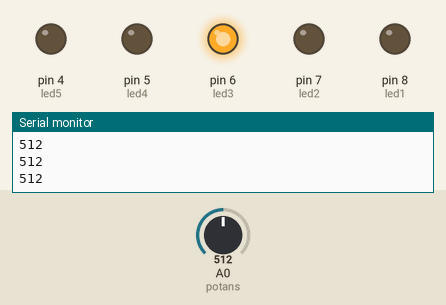
Bench run of a sketch on a simulated Arduino Uno, built with avr-gcc and run on an emulated ATmega328P. Parts: output pins drawn as LEDs (lit = HIGH), the last lines printed to the serial monitor. The test bench sets the inputs (shaded band); at power-on: A0 (potans) = 512.

Above: at 1.2 s.
1.3 s: A0 (potans) set to 501
At 2.0 s:
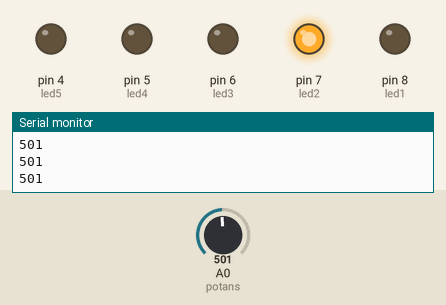
2.8 s: A0 (potans) set to 264
4.3 s: A0 (potans) set to 246
At 5.1 s:
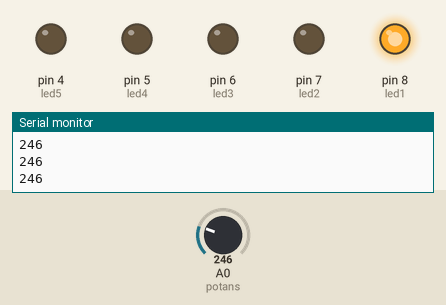
5.8 s: A0 (potans) set to 900
At 6.6 s:
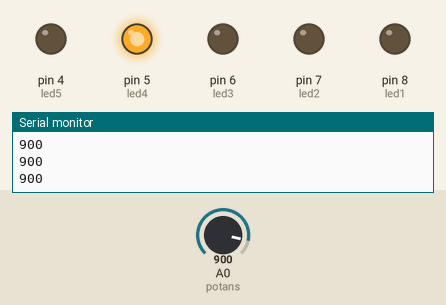
7.3 s: A0 (potans) set to 1012
8.8 s: A0 (potans) set to 1023
At 10.3 s:
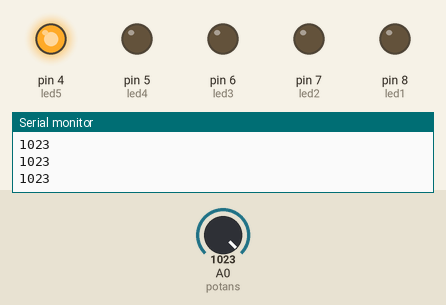
Timing chart, 0 to 11.3 s (numbered marks = the images above; inputs shaded):
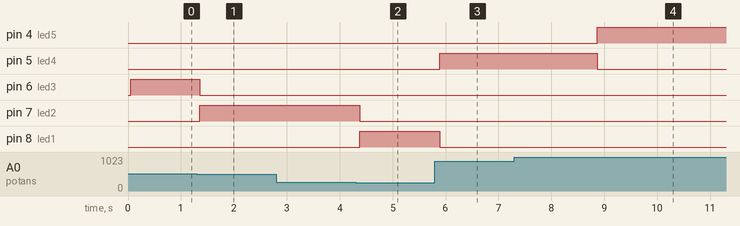

Measured:
- the behaviour switches between 512 and 511 on A0 (potans) (found by bisection; images 0 and 1)
- the behaviour switches between 256 and 255 on A0 (potans) (found by bisection; images 1 and 2)
- the behaviour switches between 1022 and 1023 on A0 (potans) (found by bisection; images 3 and 4)
- after the input at 1.3 s, pin 6 (led3): HIGH → LOW after 0.06 s; pin 7 (led2): LOW → HIGH after 0.06 s
- after the input at 4.3 s, pin 7 (led2): HIGH → LOW after 0.08 s; pin 8 (led1): LOW → HIGH after 0.08 s
- after the input at 5.8 s, pin 5 (led4): LOW → HIGH after 0.09 s; pin 8 (led1): HIGH → LOW after 0.09 s
- after the input at 8.8 s, pin 4 (led5): LOW → HIGH after 0.06 s; pin 5 (led4): HIGH → LOW after 0.06 s

The sketch:

3_analog_input_ve_seri_monitor.ino
```cpp
#define potans A0 // Potansitometremizi bağladığımız analog pini belirliyoruz.
#define led1 8 //LEDlerimizi bağladığımız dijital pinleri belirliyoruz.
#define led2 7
#define led3 6
#define led4 5
#define led5 4
int deger; // Potansımızdan gelen değeri aktarmak için bir değişken oluşturduk.

void setup() {
  pinMode(potans,INPUT);
  pinMode(led1,OUTPUT);
  pinMode(led2,OUTPUT);
  pinMode(led3,OUTPUT);
  pinMode(led4,OUTPUT);
  pinMode(led5,OUTPUT); // Giriş ve çıkış pinlermizi ayarladık.
  Serial.begin(9600); /* Seri monitörümüzü başlatıyoruz. Seri monitör, Arduino IDE'de sağ üstte büyütece benzer bir işareti olan butona tıklayınca açılır.
  * Genelde değer okumak, kalibrasyon yapmak için kullanılır. Biz burada potansımızdan gelen değeri okumak için kullanacağız.
  * Bu komutta parantez içindeki değer veri akışının hızını belirlememize yardımcı oluyor. Arduino 300, 600, 1200, 2400, 4800, 9600, 14400, 19200, 28800, 31250, 38400, 57600 ve 115200
  baud değerlerini destekliyor. Biz burada ortalama ve yeterli bir değer olan 9600 ü seçiyoruz.  */
}

void loop() {
  deger=analogRead(potans); // "potans" pininden gelen değeri "deger" değişkenine yazdırıyoruz.
  Serial.println(deger); // "deger" değişkenini satır satır seri monitörümüze yazdırıyoruz. Eğer "println" yerine "print" kullansaydık alt alta değil, yanyana yazacaktı. Karışık görünecekti.
  delay(50); // Seri monitörümüzdeki yazıların aşırı hızlı akmasını istemiyoruz. Bu yüzden küçük bir bekleme koyduk. Daha güzel bir şekilde akacak artık.
  deger=map(deger,0,1023,1,5); /* "map" komutu bir değer aralığını daraltmak için kullanılır. Mesela 0 dan 9 a kadar olan bir değeri 0 ile 5 arasına daraltalım.
  *  Bu durumda 0 ve 1 değerleri 0 değerini, 2 ve 3 değerleri 1 değerini alırdı.
  *  Eğer 0 dan 10 a kadar olan aralığı 0 dan 100 e daraltsaydık da 4 değeri 40 olurdu, 7 değeri 70 olurdu.
  * "map" komutunun kullanım şekli:   map(<daraltılmak istenen değer>,<ilk değerin min. değeri>,<istediğimiz değerin min. değeri>,<istediğimiz değerin max. değeri>);
  Burada analog pinden gelen min. değer 0, max. değer 1023 olduğu için onları o şekilde ayarladık. 5 tane LED yöneteciğimiz için min. değeri 1 olarak, max. değeri 5 olarak ayarladık.  */
  if(deger==1){
    digitalWrite(led1,HIGH); // 1. LEDimizi yaktığımızda diğer LEDleri de söndürüyoruz.
    digitalWrite(led2,LOW);
    digitalWrite(led3,LOW);
    digitalWrite(led4,LOW);
    digitalWrite(led5,LOW);
  }else if(deger==2){  // "else if" komutu isminden de anlaşılabileceği üzere "if" te bahsettiğimiz durumun dışındaki belirtmek istediğimiz durumlarda kullanılır. 2'den fazla durum olduğunda kullanılır.
    digitalWrite(led1,LOW);
    digitalWrite(led2,HIGH);
    digitalWrite(led3,LOW);
    digitalWrite(led4,LOW);
    digitalWrite(led5,LOW);
  }else if(deger==3){
    digitalWrite(led1,LOW);
    digitalWrite(led2,LOW);
    digitalWrite(led3,HIGH);
    digitalWrite(led4,LOW);
    digitalWrite(led5,LOW);
  }else if(deger==4){
    digitalWrite(led1,LOW);
    digitalWrite(led2,LOW);
    digitalWrite(led3,LOW);
    digitalWrite(led4,HIGH);
    digitalWrite(led5,LOW);
  }else{    // Son durumu yazmamıza gerek olmadığını düşünüyorum. Yukarıdaki durumların dışındaki tek durum "deger" değişkeninin 5'e eşit olması zaten.
    digitalWrite(led1,LOW);
    digitalWrite(led2,LOW);
    digitalWrite(led3,LOW);
    digitalWrite(led4,LOW);
    digitalWrite(led5,HIGH);
  }
}

/* Bu kodumuzla potansiyometremizi çevirerek LEDlerimizin sıra sıra yanmasını sağladık.
"deger" değişkenimize öncelikle analog pinden gelen değeri yazıp onu seri monitörde gördük. Daha sonra bu değeri daraltıp LEDlerimizi ona bağlantılı olarak çalıştırdık.  */


// Taha Helvacıoğlu 07.11.2020
```
